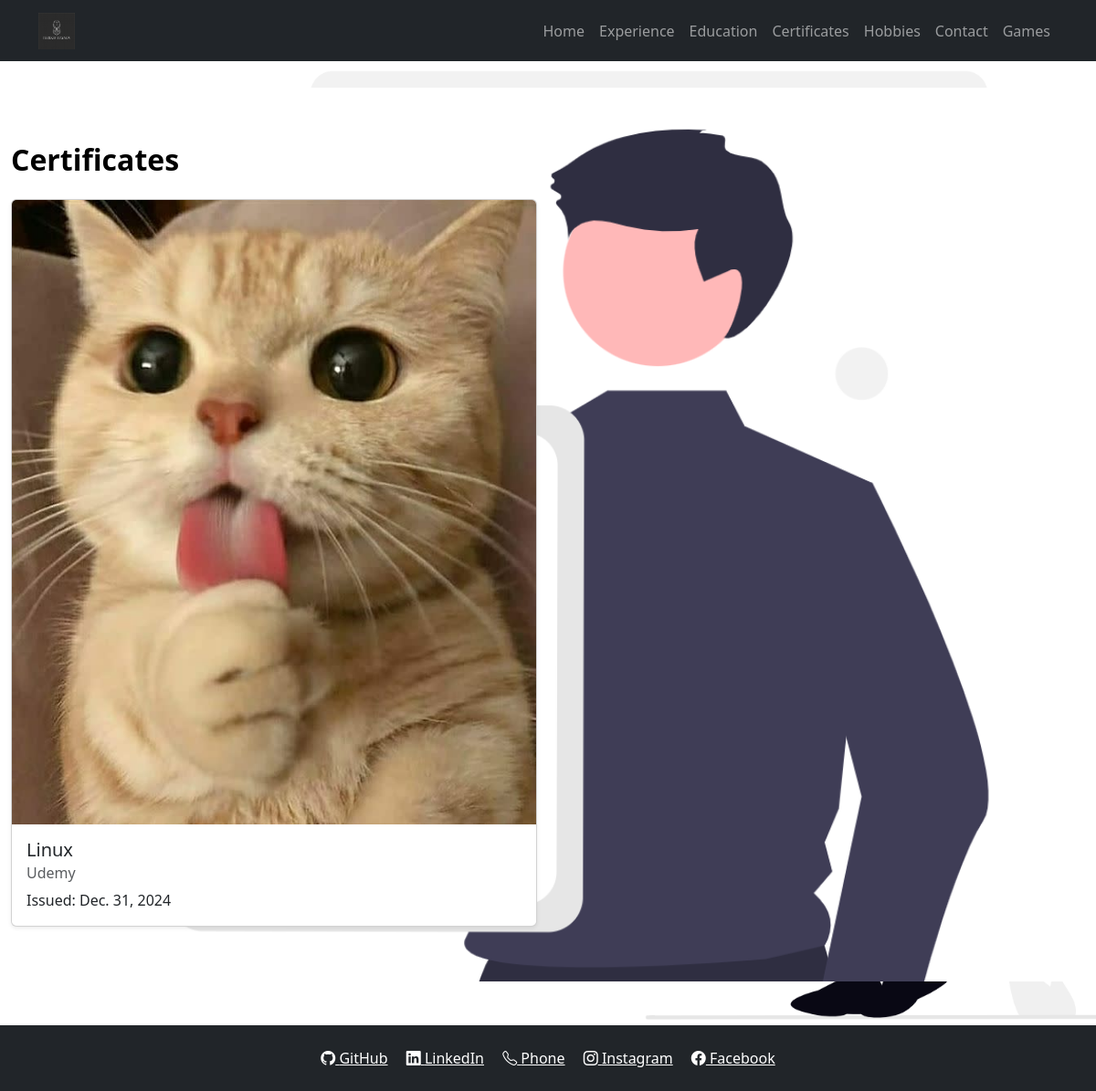
The page /certificates/ on the database as committed earlier.
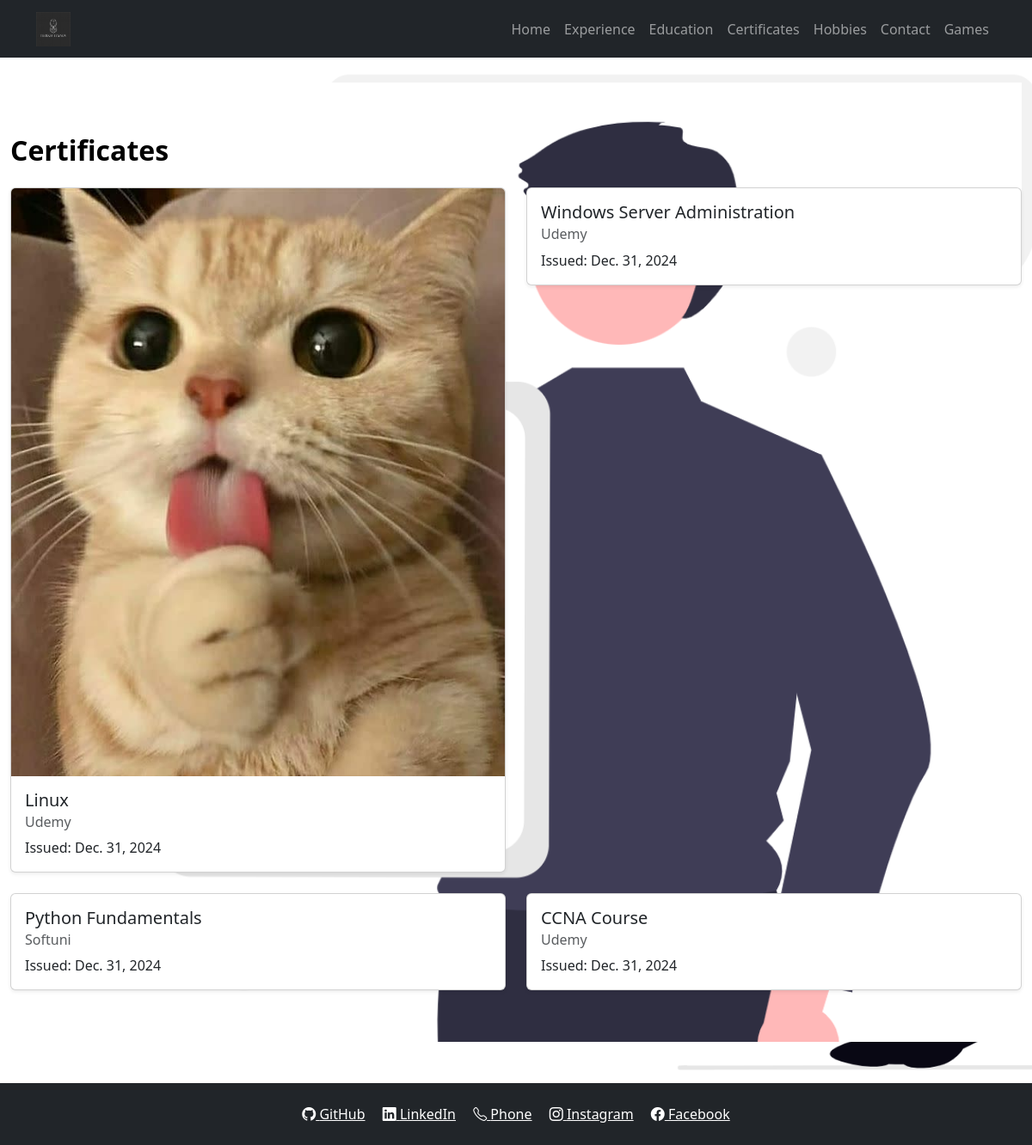
The same page on the database as committed later.
### certificates/models.py (models this page shows, shortened)
class Certificate(models.Model):
    title = models.CharField(max_length=100)
    issuer = models.CharField(max_length=100)
    issue_date = models.DateField()
    certificate_url = models.URLField(blank=True)
    file = models.FileField(upload_to='certificates/', blank=True)

### certificates/views.py (the view)
# urls.py: path('', views.home, name='certificates-home'),
def home(request):
    certificates = Certificate.objects.all()
    return render(request, 'certificates/home.html', {'certificates': certificates})

### certificates/templates/certificates/home.html (shortened to what this page needs)
{% extends "base.html" %}
{% block section_class %}certificates-section{% endblock %}
{% block content %}
<h2 class="mb-4 text-black fw-bold">Certificates</h2>
<div class="row row-cols-1 row-cols-md-2 g-4">
    {% for cert in certificates %}
    <div class="col">
        <div class="card shadow-sm">
            {% if cert.file %}
                <img src="{{ cert.file.url }}" alt="{{ cert.title }}" class="card-img-top">
            {% endif %}
            <div class="card-body">
                <h5 class="card-title">{{ cert.title }}</h5>
                <h6 class="card-subtitle mb-2 text-muted">{{ cert.issuer }}</h6>
                <p class="card-text">Issued: {{ cert.issue_date }}</p>
            </div>
        </div>
    </div>
    {% endfor %}
</div>
{% endblock %}

### developmentsite/templates/base.html (shortened to what this page needs)
{% load static %}
<!DOCTYPE html>
<html lang="en">
<head>
    <link href="https://cdn.jsdelivr.net/npm/bootstrap@5.3.0/dist/css/bootstrap.min.css" rel="stylesheet">
    <link rel="stylesheet" href="https://cdn.jsdelivr.net/npm/bootstrap-icons@1.10.0/font/bootstrap-icons.css">
</head>
<body>
<nav class="navbar navbar-expand-lg navbar-dark bg-dark fixed-top">
    <div class="container">
        <a class="navbar-brand" href="{% url 'home' %}">
            <img src="{% static 'main/images/log.png' %}" alt="Logo" width="40" height="40" class="d-inline-block align-text-top">
        </a>
        <div class="collapse navbar-collapse" id="navbarNav">
            <ul class="navbar-nav ms-auto">
                <li class="nav-item"><a class="nav-link" href="{% url 'home' %}">Home</a></li>
                <li class="nav-item"><a class="nav-link" href="{% url 'experience-home' %}">Experience</a></li>
                <li class="nav-item"><a class="nav-link" href="{% url 'education-home' %}">Education</a></li>
                <li class="nav-item"><a class="nav-link" href="{% url 'certificates-home' %}">Certificates</a></li>
                <li class="nav-item"><a class="nav-link" href="{% url 'hobbies-home' %}">Hobbies</a></li>
                <li class="nav-item"><a class="nav-link" href="{% url 'contacts-home' %}">Contact</a></li>
                <li class="nav-item"><a class="nav-link" href="{% url 'games-home' %}">Games</a></li>
            </ul>
        </div>
    </div>
</nav>
<main class="container-fluid pt-5 mt-5">
    <div class="{% block section_class %}{% endblock %}">
        {% block content %}{% endblock %}
    </div>
</main>
<footer class="bg-dark text-white mt-5 p-4 text-center">
    <a href="https://github.com/teodorivanov98" class="text-white me-3"><i class="bi bi-github"></i> GitHub</a>
    <a href="https://linkedin.com/in/teodor-ivanov-path1" class="text-white me-3"><i class="bi bi-linkedin"></i> LinkedIn</a>
    <a href="tel:+359 88 206 7444" class="text-white me-3"><i class="bi bi-telephone"></i> Phone</a>
    <a href="https://www.instagram.com/teodor.ivanov.zzz?igsh=MWRmZ3hmYXVraDY0YQ==" class="text-white me-3"><i class="bi bi-instagram"></i> Instagram</a>
    <a href="https://www.facebook.com/share/1JAUTQdJSZ/?mibextid=wwXIfr" class="text-white"><i class="bi bi-facebook"></i> Facebook</a>
</footer>
</body>
</html>

Rows that differ between the two databases and show on the page:
added Certificate: title "Windows Server Administration", issuer "Udemy", issue_date "Dec. 31, 2024"
added Certificate: title "Python Fundamentals", issuer "Softuni", issue_date "Dec. 31, 2024"
added Certificate: title "CCNA Course", issuer "Udemy", issue_date "Dec. 31, 2024"
